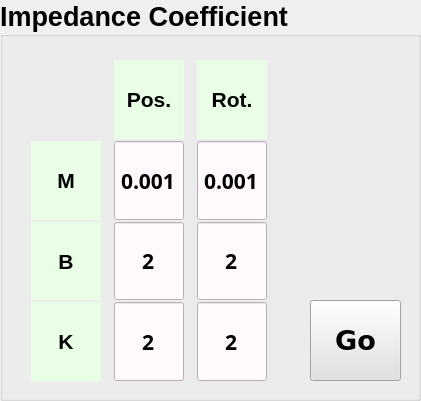
    <widget class="QGroupBox" name="GroupBox_Impedance">
     <property name="geometry">
      <rect>
       <x>690</x>
       <y>340</y>
       <width>421</width>
       <height>401</height>
      </rect>
     </property>
     <property name="font">
      <font>
       <pointsize>20</pointsize>
       <weight>75</weight>
       <bold>true</bold>
      </font>
     </property>
     <property name="styleSheet">
      <string notr="true"/>
     </property>
     <property name="title">
      <string>Impedance Coefficient</string>
     </property>
     <widget class="QWidget" name="layoutWidget_2">
      <property name="geometry">
       <rect>
        <x>20</x>
        <y>60</y>
        <width>261</width>
        <height>321</height>
       </rect>
      </property>
      <layout class="QGridLayout" name="gridLayout_8">
       <property name="spacing">
        <number>2</number>
       </property>
       <item row="4" column="2">
        <widget class="QLineEdit" name="May_lineEdit_angularK">
         <property name="minimumSize">
          <size>
           <width>0</width>
           <height>0</height>
          </size>
         </property>
         <property name="maximumSize">
          <size>
           <width>70</width>
           <height>90</height>
          </size>
         </property>
         <property name="font">
          <font>
           <family>微軟正黑體</family>
           <pointsize>16</pointsize>
           <weight>75</weight>
           <bold>true</bold>
          </font>
         </property>
         <property name="layoutDirection">
          <enum>Qt::LeftToRight</enum>
         </property>
         <property name="styleSheet">
          <string notr="true">background-color:rgb(255, 248, 252)</string>
         </property>
         <property name="text">
          <string>2</string>
         </property>
         <property name="alignment">
          <set>Qt::AlignCenter</set>
         </property>
        </widget>
       </item>
       <item row="2" column="0">
        <widget class="QLabel" name="May_label_title_B">
         <property name="minimumSize">
          <size>
           <width>0</width>
           <height>0</height>
          </size>
         </property>
         <property name="maximumSize">
          <size>
           <width>70</width>
           <height>90</height>
          </size>
         </property>
         <property name="font">
          <font>
           <pointsize>16</pointsize>
           <weight>75</weight>
           <bold>true</bold>
          </font>
         </property>
         <property name="layoutDirection">
          <enum>Qt::LeftToRight</enum>
         </property>
         <property name="styleSheet">
          <string notr="true">background-color:rgb(232, 255, 229)</string>
         </property>
         <property name="text">
          <string>B</string>
         </property>
         <property name="alignment">
          <set>Qt::AlignCenter</set>
         </property>
        </widget>
       </item>
       <item row="0" column="1">
        <widget class="QLabel" name="May_label_title_ImpedancePos">
         <property name="maximumSize">
          <size>
           <width>70</width>
           <height>90</height>
          </size>
         </property>
         <property name="font">
          <font>
           <pointsize>16</pointsize>
           <weight>75</weight>
           <bold>true</bold>
          </font>
         </property>
         <property name="styleSheet">
          <string notr="true">background-color:rgb(232, 255, 229)</string>
         </property>
         <property name="text">
          <string>Pos.</string>
         </property>
         <property name="alignment">
          <set>Qt::AlignCenter</set>
         </property>
        </widget>
       </item>
       <item row="1" column="0">
        <widget class="QLabel" name="May_label_title_M">
         <property name="minimumSize">
          <size>
           <width>0</width>
           <height>0</height>
          </size>
         </property>
         <property name="maximumSize">
          <size>
           <width>70</width>
           <height>90</height>
          </size>
         </property>
         <property name="font">
          <font>
           <family>Ubuntu</family>
           <pointsize>16</pointsize>
           <weight>75</weight>
           <italic>false</italic>
           <bold>true</bold>
          </font>
         </property>
         <property name="layoutDirection">
          <enum>Qt::LeftToRight</enum>
         </property>
         <property name="styleSheet">
          <string notr="true">background-color:rgb(232, 255, 229)</string>
         </property>
         <property name="text">
          <string>M</string>
         </property>
         <property name="alignment">
          <set>Qt::AlignCenter</set>
         </property>
        </widget>
       </item>
       <item row="2" column="1">
        <widget class="QLineEdit" name="May_lineEdit_linearB">
         <property name="minimumSize">
          <size>
           <width>0</width>
           <height>0</height>
          </size>
         </property>
         <property name="maximumSize">
          <size>
           <width>70</width>
           <height>90</height>
          </size>
         </property>
         <property name="font">
          <font>
           <family>微軟正黑體</family>
           <pointsize>16</pointsize>
           <weight>75</weight>
           <bold>true</bold>
          </font>
         </property>
         <property name="layoutDirection">
          <enum>Qt::LeftToRight</enum>
         </property>
         <property name="styleSheet">
          <string notr="true">background-color:rgb(255, 248, 252)</string>
         </property>
         <property name="text">
          <string>2</string>
         </property>
         <property name="alignment">
          <set>Qt::AlignCenter</set>
         </property>
        </widget>
       </item>
       <item row="4" column="1">
        <widget class="QLineEdit" name="May_lineEdit_linearK">
         <property name="minimumSize">
          <size>
           <width>0</width>
           <height>0</height>
          </size>
         </property>
         <property name="maximumSize">
          <size>
           <width>70</width>
           <height>90</height>
          </size>
         </property>
         <property name="font">
          <font>
           <family>微軟正黑體</family>
           <pointsize>16</pointsize>
           <weight>75</weight>
           <bold>true</bold>
          </font>
         </property>
         <property name="layoutDirection">
          <enum>Qt::LeftToRight</enum>
         </property>
         <property name="styleSheet">
          <string notr="true">background-color:rgb(255, 248, 252)</string>
         </property>
         <property name="text">
          <string>2</string>
         </property>
         <property name="alignment">
          <set>Qt::AlignCenter</set>
         </property>
        </widget>
       </item>
       <item row="2" column="2">
        <widget class="QLineEdit" name="May_lineEdit_angularB">
         <property name="minimumSize">
          <size>
           <width>0</width>
           <height>0</height>
          </size>
         </property>
         <property name="maximumSize">
          <size>
           <width>70</width>
           <height>90</height>
          </size>
         </property>
         <property name="font">
          <font>
           <family>微軟正黑體</family>
           <pointsize>16</pointsize>
           <weight>75</weight>
           <bold>true</bold>
          </font>
         </property>
         <property name="layoutDirection">
          <enum>Qt::LeftToRight</enum>
         </property>
         <property name="styleSheet">
          <string notr="true">background-color:rgb(255, 248, 252)</string>
         </property>
         <property name="text">
          <string>2</string>
         </property>
         <property name="alignment">
          <set>Qt::AlignCenter</set>
         </property>
        </widget>
       </item>
       <item row="1" column="2">
        <widget class="QLineEdit" name="May_lineEdit_angularM">
         <property name="minimumSize">
          <size>
           <width>0</width>
           <height>0</height>
          </size>
         </property>
         <property name="maximumSize">
          <size>
           <width>70</width>
           <height>90</height>
          </size>
         </property>
         <property name="font">
          <font>
           <family>微軟正黑體</family>
           <pointsize>16</pointsize>
           <weight>75</weight>
           <bold>true</bold>
          </font>
         </property>
         <property name="layoutDirection">
          <enum>Qt::LeftToRight</enum>
         </property>
         <property name="styleSheet">
          <string notr="true">background-color:rgb(255, 248, 252)</string>
         </property>
         <property name="text">
          <string>0.001</string>
         </property>
         <property name="alignment">
          <set>Qt::AlignCenter</set>
         </property>
        </widget>
       </item>
       <item row="4" column="0">
        <widget class="QLabel" name="May_label_title_K">
         <property name="minimumSize">
          <size>
           <width>0</width>
           <height>0</height>
          </size>
         </property>
         <property name="maximumSize">
          <size>
           <width>70</width>
           <height>90</height>
          </size>
         </property>
         <property name="font">
          <font>
           <pointsize>16</pointsize>
           <weight>75</weight>
           <bold>true</bold>
          </font>
         </property>
         <property name="layoutDirection">
          <enum>Qt::LeftToRight</enum>
         </property>
         <property name="styleSheet">
          <string notr="true">background-color:rgb(232, 255, 229)</string>
         </property>
         <property name="text">
          <string>K</string>
         </property>
         <property name="alignment">
          <set>Qt::AlignCenter</set>
         </property>
        </widget>
       </item>
       <item row="1" column="1">
        <widget class="QLineEdit" name="May_lineEdit_linearM">
         <property name="minimumSize">
          <size>
           <width>0</width>
           <height>0</height>
          </size>
         </property>
         <property name="maximumSize">
          <size>
           <width>70</width>
           <height>90</height>
          </size>
         </property>
         <property name="font">
          <font>
           <family>微軟正黑體</family>
           <pointsize>16</pointsize>
           <weight>75</weight>
           <bold>true</bold>
          </font>
         </property>
         <property name="layoutDirection">
          <enum>Qt::LeftToRight</enum>
         </property>
         <property name="styleSheet">
          <string notr="true">background-color:rgb(255, 248, 252)</string>
         </property>
         <property name="text">
          <string>0.001</string>
         </property>
         <property name="alignment">
          <set>Qt::AlignCenter</set>
         </property>
        </widget>
       </item>
       <item row="0" column="2">
        <widget class="QLabel" name="May_label_title_ImpedanceRot">
         <property name="maximumSize">
          <size>
           <width>70</width>
           <height>90</height>
          </size>
         </property>
         <property name="font">
          <font>
           <pointsize>16</pointsize>
           <weight>75</weight>
           <bold>true</bold>
          </font>
         </property>
         <property name="styleSheet">
          <string notr="true">background-color:rgb(232, 255, 229)</string>
         </property>
         <property name="text">
          <string>Rot.</string>
         </property>
         <property name="alignment">
          <set>Qt::AlignCenter</set>
         </property>
        </widget>
       </item>
      </layout>
     </widget>
     <widget class="QPushButton" name="May_btn_ImpedancePosGo">
      <property name="geometry">
       <rect>
        <x>310</x>
        <y>300</y>
        <width>91</width>
        <height>81</height>
       </rect>
      </property>
      <property name="minimumSize">
       <size>
        <width>0</width>
        <height>0</height>
       </size>
      </property>
      <property name="maximumSize">
       <size>
        <width>100</width>
        <height>90</height>
       </size>
      </property>
      <property name="font">
       <font>
        <family>Bitstream Vera Sans</family>
        <pointsize>20</pointsize>
        <weight>75</weight>
        <bold>true</bold>
       </font>
      </property>
      <property name="styleSheet">
       <string notr="true">background-color :rgb(225, 225, 225)</string>
      </property>
      <property name="text">
       <string>Go</string>
      </property>
      <property name="autoExclusive">
       <bool>true</bool>
      </property>
     </widget>
    </widget>
